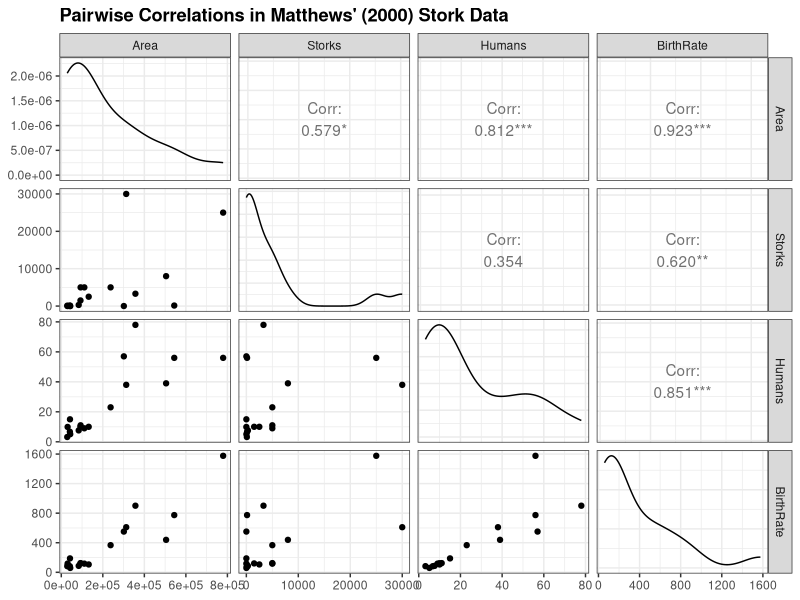
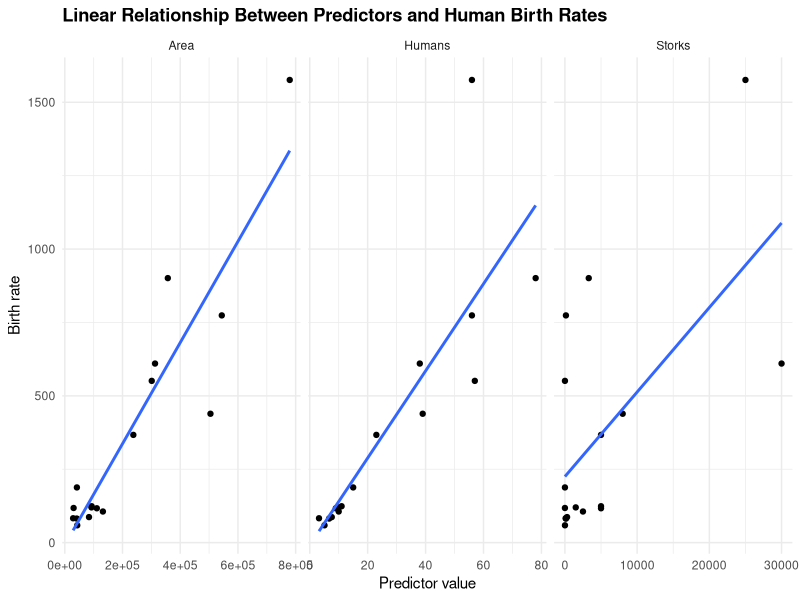
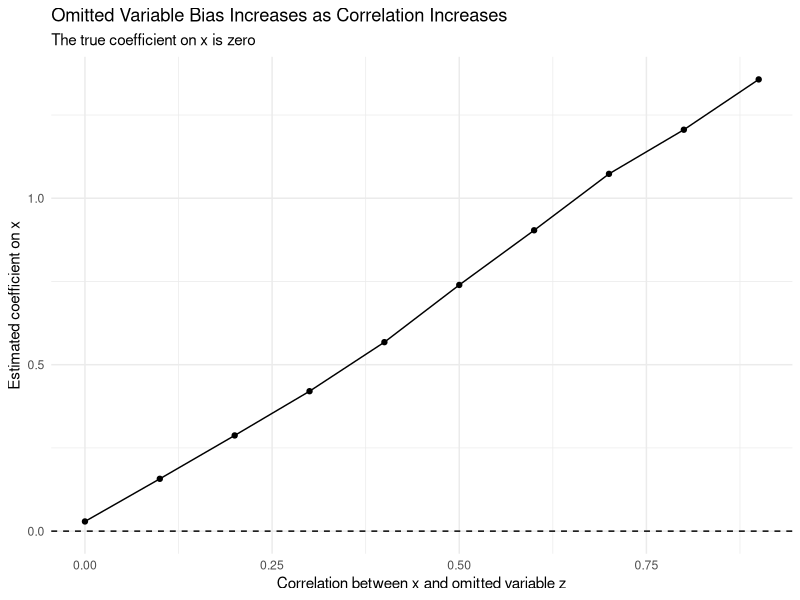

The R source for these figures, in order:
## ---- chunk 1
knitr::opts_chunk$set(
  echo = TRUE,
  message = FALSE,
  warning = FALSE,
  fig.width = 7,
  fig.height = 5
)

library(tidyverse)
library(GGally)
## ---- chunk 2
storks <- tribble(
  ~Country, ~Area, ~Storks, ~Humans, ~BirthRate,
  "ALB",    28750,    100,    3.2,    83,
  "AUT",    83860,    300,    7.6,    87,
  "BEL",    30520,      1,    9.9,   118,
  "BGR",   111000,   5000,    9.0,   117,
  "DNK",    43100,      9,    5.1,    59,
  "FRA",   544000,    140,   56.0,   774,
  "DEU",   357000,   3300,   78.0,   901,
  "GRC",   132000,   2500,   10.0,   106,
  "NLD",    41900,      4,   15.0,   188,
  "HUN",    93000,   5000,   11.0,   124,
  "ITA",   301280,      5,   57.0,   551,
  "POL",   312680,  30000,   38.0,   610,
  "PRT",    92390,   1500,   10.0,   120,
  "ROU",   237500,   5000,   23.0,   367,
  "ESP",   504750,   8000,   39.0,   439,
  "CHE",    41290,    150,    6.7,    82,
  "TUR",   779450,  25000,   56.0,  1576
)
## ---- chunk 3
storks %>%
  select(where(is.numeric)) %>%
  GGally::ggpairs() +
  theme_bw() +
  theme(plot.title = element_text(face = "bold")) +
  ggtitle("Pairwise Correlations in Matthews' (2000) Stork Data")
## ---- chunk 4
storks %>%
  pivot_longer(
    cols = c(Area, Storks, Humans),
    names_to = "predictor",
    values_to = "value"
  ) %>%
  ggplot(aes(value, BirthRate)) +
  geom_point() +
  geom_smooth(method = "lm", se = FALSE) +
  facet_wrap(vars(predictor), scales = "free_x") +
  theme_minimal() +
  theme(plot.title = element_text(face = "bold")) +
  labs(
    x = "Predictor value",
    y = "Birth rate",
    title = "Linear Relationship Between Predictors and Human Birth Rates"
  )
## ---- chunk 5
model1 <- lm(BirthRate ~ Storks, data = storks)
summary(model1)
## ---- chunk 6
model2 <- lm(BirthRate ~ Storks + Humans + Area, data = storks)
summary(model2)
## ---- chunk 7
set.seed(123)

N <- 10000

beta_0 <- 1.5
beta_1 <- 0
gamma <- 1.5
rho <- 0.6

x <- rnorm(N, mean = 0, sd = 1)

z <- rho * x + sqrt(1 - rho^2) * rnorm(N, mean = 0, sd = 1)

epsilon <- rnorm(N, mean = 0, sd = 1)

Y <- beta_0 + beta_1 * x + gamma * z + epsilon

sim_data <- tibble(Y, x, z)
## ---- chunk 8
m1 <- lm(Y ~ x, data = sim_data)
summary(m1)
## ---- chunk 9
m2 <- lm(Y ~ x + z, data = sim_data)
summary(m2)
## ---- chunk 10
set.seed(123)

rhos <- seq(0, 0.9, by = 0.1)

bias_results <- map_dfr(rhos, function(rho) {
  x <- rnorm(N, mean = 0, sd = 1)
  z <- rho * x + sqrt(1 - rho^2) * rnorm(N, mean = 0, sd = 1)
  epsilon <- rnorm(N, mean = 0, sd = 1)

  Y <- beta_0 + beta_1 * x + gamma * z + epsilon

  omitted_model <- lm(Y ~ x)
  full_model <- lm(Y ~ x + z)

  tibble(
    rho = rho,
    omitted_model_estimate = coef(omitted_model)[["x"]],
    full_model_estimate = coef(full_model)[["x"]]
  )
})

bias_results
## ---- chunk 11
bias_results %>%
  ggplot(aes(rho, omitted_model_estimate)) +
  geom_point() +
  geom_line() +
  geom_hline(yintercept = beta_1, linetype = "dashed") +
  theme_minimal() +
  labs(
    x = "Correlation between x and omitted variable z",
    y = "Estimated coefficient on x",
    title = "Omitted Variable Bias Increases as Correlation Increases",
    subtitle = "The true coefficient on x is zero"
  )
